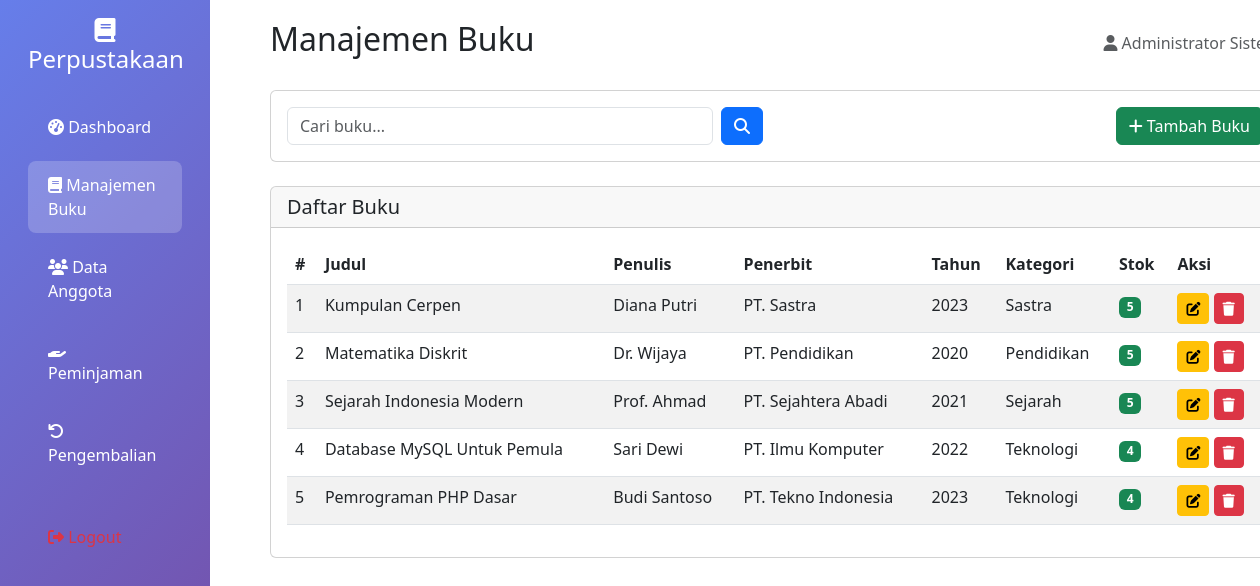
/buku/index.php (signed in), run on the app's committed database.
### tables this page shows
CREATE TABLE `buku` (
  `id` int(11) NOT NULL,
  `judul` varchar(255) NOT NULL,
  `penulis` varchar(100) NOT NULL,
  `penerbit` varchar(100) NOT NULL,
  `tahun_terbit` year(4) NOT NULL,
  `isbn` varchar(20) DEFAULT NULL,
  `kategori` varchar(50) DEFAULT 'Umum',
  `jumlah_halaman` int(11) DEFAULT 0,
  `stok` int(11) DEFAULT 1,
  `created_at` timestamp NOT NULL DEFAULT current_timestamp()
);

### buku/index.php (the view, shortened to what this page needs)
<?php
$database = new Database();
$db = $database->getConnection();
$search = isset($_GET['search']) ? $_GET['search'] : '';
$where = '';
$limit = 10;
$page = isset($_GET['page']) ? $_GET['page'] : 1;
$offset = ($page - 1) * $limit;
$query = "SELECT * FROM buku" . $where . " ORDER BY id DESC LIMIT :limit OFFSET :offset";
$stmt = $db->prepare($query);
$stmt->bindValue(':limit', $limit, PDO::PARAM_INT);
$stmt->bindValue(':offset', $offset, PDO::PARAM_INT);
$stmt->execute();
$books = $stmt->fetchAll(PDO::FETCH_ASSOC);
?>
<!DOCTYPE html>
<html lang="id">
<head>
    <link href="https://cdn.jsdelivr.net/npm/bootstrap@5.3.0/dist/css/bootstrap.min.css" rel="stylesheet">
    <link rel="stylesheet" href="https://cdnjs.cloudflare.com/ajax/libs/font-awesome/6.4.0/css/all.min.css">
</head>
<body>
    <div class="container-fluid">
        <div class="row">
            <?php include '../sidebar.php'; ?>
            <div class="col-md-10 main-content">
                <div class="d-flex justify-content-between align-items-center mb-4">
                    <h2>Manajemen Buku</h2>
                    <div class="text-muted">
                        <i class="fas fa-user"></i> <?php echo $_SESSION['admin_nama']; ?>
                    </div>
                </div>
                <div class="card mb-4">
                    <div class="card-body">
                        <div class="row">
                            <div class="col-md-6">
                                <form method="GET" class="d-flex">
                                    <input type="text" name="search" class="form-control me-2" placeholder="Cari buku..." value="<?php echo htmlspecialchars($search); ?>">
                                    <button type="submit" class="btn btn-primary">
                                        <i class="fas fa-search"></i>
                                    </button>
                                </form>
                            </div>
                            <div class="col-md-6 text-end">
                                <a href="tambah.php" class="btn btn-success">
                                    <i class="fas fa-plus"></i> Tambah Buku
                                </a>
                            </div>
                        </div>
                    </div>
                </div>
                <div class="card">
                    <div class="card-header">
                        <h5 class="card-title mb-0">Daftar Buku</h5>
                    </div>
                    <div class="card-body">
                        <div class="table-responsive">
                            <table class="table table-striped">
                                <thead>
                                    <tr>
                                        <th>#</th>
                                        <th>Judul</th>
                                        <th>Penulis</th>
                                        <th>Penerbit</th>
                                        <th>Tahun</th>
                                        <th>Kategori</th>
                                        <th>Stok</th>
                                        <th>Aksi</th>
                                    </tr>
                                </thead>
                                <tbody>
                                    <?php if (count($books) > 0): ?>
                                        <?php $no = $offset + 1; ?>
                                        <?php foreach ($books as $book): ?>
                                            <tr>
                                                <td><?php echo $no++; ?></td>
                                                <td><?php echo htmlspecialchars($book['judul']); ?></td>
                                                <td><?php echo htmlspecialchars($book['penulis']); ?></td>
                                                <td><?php echo htmlspecialchars($book['penerbit']); ?></td>
                                                <td><?php echo $book['tahun_terbit']; ?></td>
                                                <td><?php echo htmlspecialchars($book['kategori']); ?></td>
                                                <td>
                                                    <span class="badge bg-<?php echo $book['stok'] > 0 ? 'success' : 'danger'; ?>">
                                                        <?php echo $book['stok']; ?>
                                                    </span>
                                                </td>
                                                <td>
                                                    <a href="edit.php?id=<?php echo $book['id']; ?>" class="btn btn-sm btn-warning">
                                                        <i class="fas fa-edit"></i>
                                                    </a>
                                                    <a href="index.php?delete=<?php echo $book['id']; ?>" class="btn btn-sm btn-danger" onclick="return confirm('Yakin ingin menghapus?')">
                                                        <i class="fas fa-trash"></i>
                                                    </a>
                                                </td>
                                            </tr>
                                        <?php endforeach; ?>
                                    <?php else: ?>
                                        <tr>
                                            <td colspan="8" class="text-center">Tidak ada data buku</td>
                                        </tr>
                                    <?php endif; ?>
                                </tbody>
                            </table>
                        </div>
                    </div>
                </div>
            </div>
        </div>
    </div>
</body>
</html>

### buku/index.php (style rules this page uses)
.main-content { margin-left: 250px; padding: 20px; }

### data on the page
buku: judul "Kumpulan Cerpen", penulis "Diana Putri", penerbit "PT. Sastra", tahun_terbit "2023", kategori "Sastra", stok "5"
buku: judul "Matematika Diskrit", penulis "Dr. Wijaya", penerbit "PT. Pendidikan", tahun_terbit "2020", kategori "Pendidikan", stok "5"
buku: judul "Sejarah Indonesia Modern", penulis "Prof. Ahmad", penerbit "PT. Sejahtera Abadi", tahun_terbit "2021", kategori "Sejarah", stok "5"
buku: judul "Database MySQL Untuk Pemula", penulis "Sari Dewi", penerbit "PT. Ilmu Komputer", tahun_terbit "2022", kategori "Teknologi", stok "4"
buku: judul "Pemrograman PHP Dasar", penulis "Budi Santoso", penerbit "PT. Tekno Indonesia", tahun_terbit "2023", kategori "Teknologi", stok "4"

### other printed values
$_SESSION['admin_nama'] "Administrator…"
